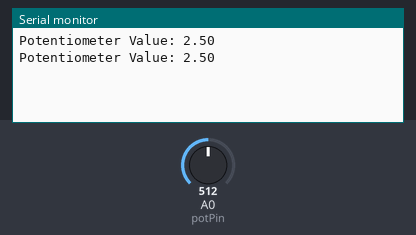
Simulated run of this sketch. Board: Arduino Uno, built with avr-gcc and run on an emulated ATmega328P. Shown: the last lines printed to the serial monitor. Inputs (shaded band) come from the test bench; at power-on: A0 (potPin) = 512.

Above: at 1.8 s.
1.9 s: A0 (potPin) set to 716
At 2.8 s:
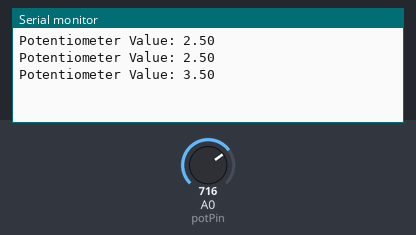
3.4 s: A0 (potPin) set to 900
At 4.4 s:
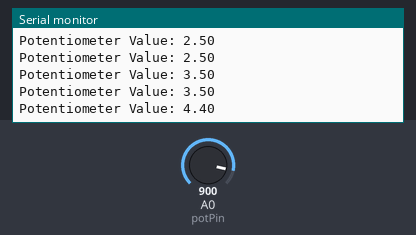
Timing chart, 0 to 6.4 s (numbered marks = the images above; inputs shaded):
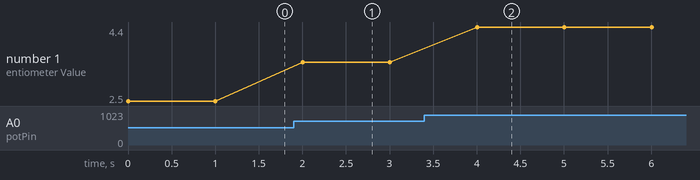

Measured:
- after the input at 1.9 s, the serial monitor: prints a new line after 0.10 s (image 1)
- after the input at 3.4 s, the serial monitor: prints a new line after 0.60 s (image 2)
- plotted number 1: 2.5 → 3.5 after the input at 1.9 s, 3.5 → 4.4 after the input at 3.4 s

The sketch:

Arduino.ino
```cpp
int potPin=A0;
float potValue=0.0;
int DL=1000;

void setup() {
  pinMode(potPin, INPUT);
  Serial.begin(115200);
}

void loop() {
  potValue=analogRead(potPin);
  Serial.print("Potentiometer Value: ");
  Serial.println((potValue/1023)*5);

  delay(DL);
}
```
